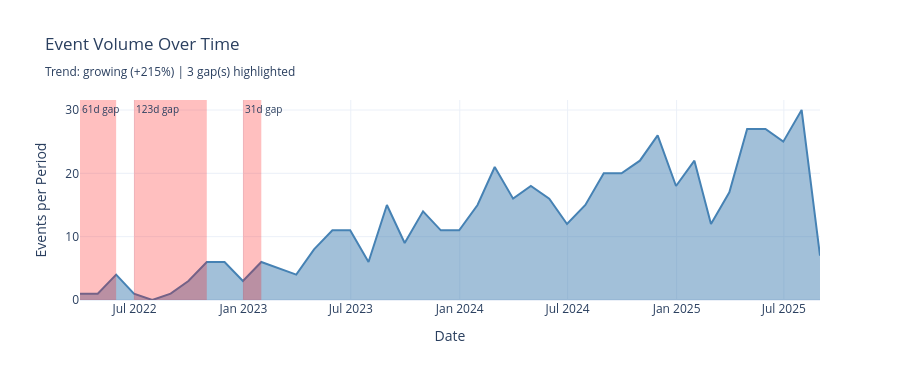

The notebook cell this image was saved under:
### Markdown cell above
## 1a.6 Temporal Coverage Analysis

**Why this matters for modeling:**

| Question | Impact |
|----------|--------|
| **Data gaps?** | Gaps produce misleading aggregation features — zeros that mean "no data" not "no activity" |
| **Volume trend?** | Growing volume means older entities have sparser history; declining means recent windows are underpopulated |
| **Entity coverage by window?** | Shows which aggregation windows will produce meaningful features vs. mostly zeros |
| **Entity arrival pattern?** | Concentrated arrivals = cohort effects; steady arrivals = stable population |

### Code cell
from customer_retention.stages.profiling import analyze_temporal_coverage

df_temp = df.copy()
df_temp[TIME_COLUMN] = pd.to_datetime(df_temp[TIME_COLUMN])

coverage_result = analyze_temporal_coverage(df_temp, ENTITY_COLUMN, TIME_COLUMN)

# Events over time with gap highlighting
fig = go.Figure()
fig.add_trace(go.Scatter(
    x=coverage_result.events_over_time.index,
    y=coverage_result.events_over_time.values,
    mode="lines", fill="tozeroy", name="Events", line_color="steelblue",
))

for gap in coverage_result.gaps:
    color = {"minor": "rgba(255,165,0,0.15)", "moderate": "rgba(255,100,0,0.25)",
             "major": "rgba(255,0,0,0.25)"}[gap.severity]
    fig.add_vrect(
        x0=gap.start, x1=gap.end, fillcolor=color, line_width=0,
        annotation_text=f"{gap.duration_days:.0f}d gap",
        annotation_position="top left", annotation_font_size=10,
    )

trend_label = f"{coverage_result.volume_trend} ({coverage_result.volume_change_pct:+.0%})"
fig.update_layout(
    title=f"Event Volume Over Time<br><sub>Trend: {trend_label}"
          + (f" | {len(coverage_result.gaps)} gap(s) highlighted" if coverage_result.gaps else "")
          + "</sub>",
    xaxis_title="Date", yaxis_title="Events per Period",
    template="plotly_white", height=380,
)
display_figure(fig)

### Figure 1 — Plotly figure (JSON) as saved in the notebook; plotly's stock layout.template omitted (floating-point values rounded to 4 significant figures)
{"data": [{"fill": "tozeroy", "line": {"color": "steelblue"}, "mode": "lines", "name": "Events", "type": "scatter", "x": ["2022-03-31T00:00:00+00:00", "2022-04-30T00:00:00+00:00", "2022-05-31T00:00:00+00:00", "2022-06-30T00:00:00+00:00", "2022-07-31T00:00:00+00:00", "2022-08-31T00:00:00+00:00", "2022-09-30T00:00:00+00:00", "2022-10-31T00:00:00+00:00", "2022-11-30T00:00:00+00:00", "2022-12-31T00:00:00+00:00", "2023-01-31T00:00:00+00:00", "2023-02-28T00:00:00+00:00", "2023-03-31T00:00:00+00:00", "2023-04-30T00:00:00+00:00", "2023-05-31T00:00:00+00:00", "2023-06-30T00:00:00+00:00", "2023-07-31T00:00:00+00:00", "2023-08-31T00:00:00+00:00", "2023-09-30T00:00:00+00:00", "2023-10-31T00:00:00+00:00", "2023-11-30T00:00:00+00:00", "2023-12-31T00:00:00+00:00", "2024-01-31T00:00:00+00:00", "2024-02-29T00:00:00+00:00", "2024-03-31T00:00:00+00:00", "2024-04-30T00:00:00+00:00", "2024-05-31T00:00:00+00:00", "2024-06-30T00:00:00+00:00", "2024-07-31T00:00:00+00:00", "2024-08-31T00:00:00+00:00", "2024-09-30T00:00:00+00:00", "2024-10-31T00:00:00+00:00", "2024-11-30T00:00:00+00:00", "2024-12-31T00:00:00+00:00", "2025-01-31T00:00:00+00:00", "2025-02-28T00:00:00+00:00", "2025-03-31T00:00:00+00:00", "2025-04-30T00:00:00+00:00", "2025-05-31T00:00:00+00:00", "2025-06-30T00:00:00+00:00", "2025-07-31T00:00:00+00:00", "2025-08-31T00:00:00+00:00"], "y": [1, 1, 4, 1, 0, 1, 3, 6, 6, 3, 6, 5, 4, 8, 11, 11, 6, 15, 9, 14, 11, 11, 15, 21, 16, 18, 16, 12, 15, 20, 20, 22, 26, 18, 22, 12, 17, 27, 27, 25, 30, 7]}], "layout": {"annotations": [{"font": {"size": 10}, "showarrow": false, "text": "61d gap", "x": "2022-03-31T00:00:00+00:00", "xanchor": "left", "xref": "x", "y": 1, "yanchor": "top", "yref": "y domain"}, {"font": {"size": 10}, "showarrow": false, "text": "123d gap", "x": "2022-06-30T00:00:00+00:00", "xanchor": "left", "xref": "x", "y": 1, "yanchor": "top", "yref": "y domain"}, {"font": {"size": 10}, "showarrow": false, "text": "31d gap", "x": "2022-12-31T00:00:00+00:00", "xanchor": "left", "xref": "x", "y": 1, "yanchor": "top", "yref": "y domain"}], "height": 380, "shapes": [{"fillcolor": "rgba(255,0,0,0.25)", "line": {"width": 0}, "type": "rect", "x0": "2022-03-31T00:00:00+00:00", "x1": "2022-05-31T00:00:00+00:00", "xref": "x", "y0": 0, "y1": 1, "yref": "y domain"}, {"fillcolor": "rgba(255,0,0,0.25)", "line": {"width": 0}, "type": "rect", "x0": "2022-06-30T00:00:00+00:00", "x1": "2022-10-31T00:00:00+00:00", "xref": "x", "y0": 0, "y1": 1, "yref": "y domain"}, {"fillcolor": "rgba(255,0,0,0.25)", "line": {"width": 0}, "type": "rect", "x0": "2022-12-31T00:00:00+00:00", "x1": "2023-01-31T00:00:00+00:00", "xref": "x", "y0": 0, "y1": 1, "yref": "y domain"}], "title": {"text": "Event Volume Over Time<br><sub>Trend: growing (+215%) | 3 gap(s) highlighted</sub>"}, "xaxis": {"title": {"text": "Date"}}, "yaxis": {"title": {"text": "Events per Period"}}}}
